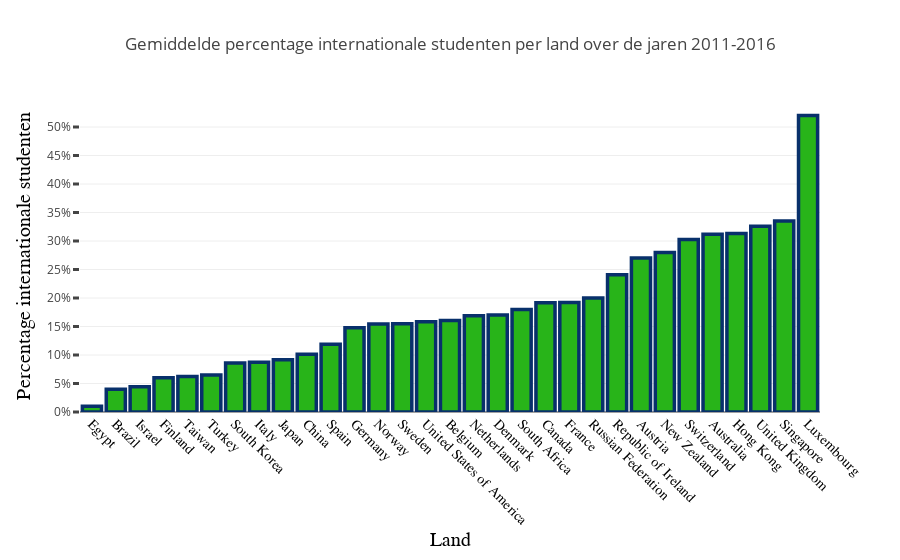

Notebook cell for this chart:
### Code cell
grouped = groupby_mean('country', 0, group = True, column = 'international_students')

data = [go.Bar( 
            x= grouped.index,
            y= grouped['international_students'],
            marker=dict(
                color='rgb(40, 180, 25)',
                line=dict(
                color='rgb(8,48,107)',
                width=3.5),
            ),
    )]

layout = go.Layout(
    title = 'Gemiddelde percentage internationale studenten per land over de jaren 2011-2016',
    yaxis = go.layout.YAxis(
        tickmode = 'linear',
        ticksuffix = "%",
        tick0 = 0,
        dtick= 5,
        ticklen= 6,
        tickwidth= 3,
        automargin=True,
        title = 'Percentage internationale studenten',
        titlefont=dict(
        family='Arial, sans-serif',
        size=20,
        color='black'
        ),
    ),
    xaxis=dict(
        automargin=True,
        title = 'Land',
        titlefont=dict(
        family='Arial, sans-serif',
        size=20,
        color='black'
        ),
        showticklabels=True,
        tickangle=45,
        tickfont=dict(
        family='Old Standard TT, serif',
        size=14,
        color='black')
    )

)
fig = go.Figure(data=data, layout=layout)
iplot(fig, filename='basic-bar')

### Figure 1 — Plotly figure (JSON) as saved in the notebook; plotly's stock layout.template omitted (floating-point values rounded to 4 significant figures)
{"data": [{"marker": {"color": "rgb(40, 180, 25)", "line": {"color": "rgb(8,48,107)", "width": 3.5}}, "type": "bar", "uid": "2b4f7969-a8f3-430d-bda5-3f70c756d69e", "x": ["Egypt", "Brazil", "Israel", "Finland", "Taiwan", "Turkey", "South Korea", "Italy", "Japan", "China", "Spain", "Germany", "Norway", "Sweden", "United States of America", "Belgium", "Netherlands", "Denmark", "South Africa", "Canada", "France", "Russian Federation", "Republic of Ireland", "Austria", "New Zealand", "Switzerland", "Australia", "Hong Kong", "United Kingdom", "Singapore", "Luxembourg"], "y": [1, 4, 4.444, 6, 6.222, 6.5, 8.609, 8.75, 9.148, 10.11, 11.88, 14.77, 15.43, 15.48, 15.84, 16.05, 16.87, 17, 18, 19.19, 19.22, 20, 24.09, 27, 28, 30.24, 31.18, 31.32, 32.59, 33.5, 52]}], "layout": {"title": {"text": "Gemiddelde percentage internationale studenten per land over de jaren 2011-2016"}, "xaxis": {"automargin": true, "showticklabels": true, "tickangle": 45, "tickfont": {"color": "black", "family": "Old Standard TT, serif", "size": 14}, "title": {"font": {"color": "black", "family": "Arial, sans-serif", "size": 20}, "text": "Land"}}, "yaxis": {"automargin": true, "dtick": 5, "tick0": 0, "ticklen": 6, "tickmode": "linear", "ticksuffix": "%", "tickwidth": 3, "title": {"font": {"color": "black", "family": "Arial, sans-serif", "size": 20}, "text": "Percentage internationale studenten"}}}}
